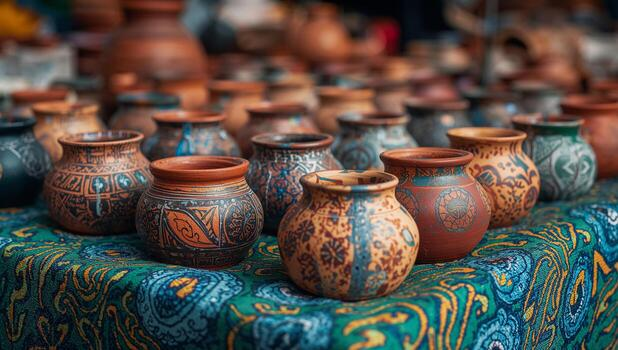
#> input picture ai/matching/pottery.jpg, 618 x 350 px
$ python -i image_enhancer.py   (imports and definitions only)
#> lines starting #> are read from the running program, lines starting #| are printed output that depends on the picture
#> further down, picture is the input picture: PIL image 618x350 RGB; mean R, G, B 86.8, 77.8, 70.7
from __future__ import annotations

from io import BytesIO
from pathlib import Path
from typing import Dict, Optional, Tuple

import colorsys
import math

from PIL import (
    Image,
    ImageDraw,
    ImageEnhance,
    ImageFilter,
    ImageOps,
    ImageStat,
)

from rembg import remove, new_session


# ---------------------------------------------------------
# Configuration
# ---------------------------------------------------------

CANVAS_SIZE = 2000

# Reuse the model session instead of loading it for every image.
# [1 line that did not run here, left out]


# ---------------------------------------------------------
# Background palettes
# ---------------------------------------------------------

CRAFT_PALETTES = {
    "bamboo": [
        (244, 237, 220),   # warm ivory
        (231, 238, 226),   # muted sage
        (238, 228, 210),   # pale sand
    ],

    "cane": [
        (244, 237, 220),
        (232, 239, 228),
        (239, 230, 214),
    ],

    "wood": [
        (244, 238, 226),
        (231, 236, 226),
        (235, 228, 215),
    ],

    "pottery": [
        (244, 235, 220),
        (232, 225, 213),
        (228, 237, 231),
    ],

    "clay": [
        (245, 235, 218),
        (236, 226, 214),
        (229, 237, 231),
    ],

    "ceramic": [
        (245, 243, 236),
        (231, 237, 238),
        (239, 231, 220),
    ],

    "textile": [
        (245, 239, 229),
        (233, 237, 231),
        (237, 231, 240),
    ],

    "jewelry": [
        (247, 243, 235),
        (236, 237, 233),
        (240, 232, 220),
    ],

    "metal": [
        (238, 241, 242),
        (231, 235, 237),
        (238, 233, 226),
    ],

    "handicraft": [
        (244, 238, 226),
        (233, 238, 230),
        (237, 231, 220),
    ],

    "default": [
        (245, 240, 231),
        (234, 238, 232),
        (238, 232, 221),
    ],
}


# ---------------------------------------------------------
# Utility functions
# ---------------------------------------------------------

def clamp(value: float, low: float, high: float) -> float:
    return max(low, min(high, value))


# [173 lines left out: functions hex_to_rgb, normalize_text, choose_background_color, estimate_foreground_color, complementary_soft_color, create_soft_gradient and 1 more, not called in this run]


# ---------------------------------------------------------
# Product enhancement
# ---------------------------------------------------------

def enhance_foreground(
    image: Image.Image,
) -> Image.Image:

    rgba = image.convert("RGBA")

    rgb = rgba.convert("RGB")

    # Gentle corrections.
    rgb = ImageEnhance.Brightness(
        rgb
    ).enhance(1.05)

    rgb = ImageEnhance.Contrast(
        rgb
    ).enhance(1.06)

    rgb = ImageEnhance.Color(
        rgb
    ).enhance(1.03)

    rgb = ImageEnhance.Sharpness(
        rgb
    ).enhance(1.10)

    # Very mild unsharp mask.
    rgb = rgb.filter(
        ImageFilter.UnsharpMask(
            radius=1,
            percent=60,
            threshold=3,
        )
    )
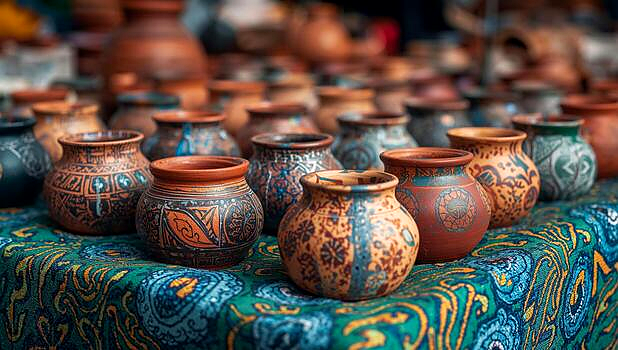
#> rgb: PIL image 618x350 RGB; mean R, G, B 90.7, 79.9, 71.9

    rgb.putalpha(rgba.getchannel("A"))
#> rgb: PIL image 618x350 RGBA

    return rgb


# ---------------------------------------------------------
# Resize and center product
# ---------------------------------------------------------

# [296 lines left out: functions place_product, create_shadow, generate_product_image, enhance_product_image, not called in this run]

>>> from PIL import Image
>>> picture = Image.open('../matching/pottery.jpg')
>>> result = enhance_foreground(picture)
